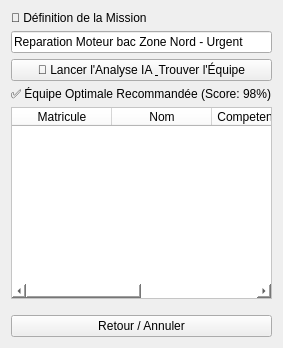
         <widget class="QWidget" name="mission">
          <layout class="QVBoxLayout" name="verticalLayout_Mission">
           <item>
            <widget class="QLabel" name="lblTitreMission">
             <property name="text">
              <string>📢 Définition de la Mission</string>
             </property>
            </widget>
           </item>
           <item>
            <widget class="QLineEdit" name="txtMission">
             <property name="text">
              <string>Reparation Moteur bac Zone Nord - Urgent</string>
             </property>
             <property name="placeholderText">
              <string>Ex: Reparation Moteur bac Urgent...</string>
             </property>
            </widget>
           </item>
           <item>
            <widget class="QPushButton" name="btnAnalyser">
             <property name="cursor">
              <cursorShape>PointingHandCursor</cursorShape>
             </property>
             <property name="text">
              <string>🤖 Lancer l'Analyse IA &amp; Trouver l'Équipe</string>
             </property>
            </widget>
           </item>
           <item>
            <widget class="QLabel" name="lblResultat">
             <property name="text">
              <string>✅ Équipe Optimale Recommandée (Score: 98%)</string>
             </property>
            </widget>
           </item>
           <item>
            <widget class="QTableWidget" name="tableResultat">
             <property name="styleSheet">
              <string notr="true">background-color: white; gridline-color: #eee;</string>
             </property>
             <attribute name="horizontalHeaderStretchLastSection">
              <bool>true</bool>
             </attribute>
             <attribute name="verticalHeaderVisible">
              <bool>false</bool>
             </attribute>
             <column>
              <property name="text">
               <string>Matricule</string>
              </property>
             </column>
             <column>
              <property name="text">
               <string>Nom</string>
              </property>
             </column>
             <column>
              <property name="text">
               <string>Competence Cle</string>
              </property>
             </column>
             <column>
              <property name="text">
               <string>Score Match</string>
              </property>
             </column>
            </widget>
           </item>
           <item>
            <spacer name="verticalSpacer_Mission">
             <property name="orientation">
              <enum>Qt::Orientation::Vertical</enum>
             </property>
             <property name="sizeType">
              <enum>QSizePolicy::Policy::Fixed</enum>
             </property>
             <property name="sizeHint" stdset="0">
              <size>
               <width>20</width>
               <height>10</height>
              </size>
             </property>
            </spacer>
           </item>
           <item>
            <widget class="QPushButton" name="btnAnnulerMission">
             <property name="text">
              <string>Retour / Annuler</string>
             </property>
            </widget>
           </item>
          </layout>
         </widget>
